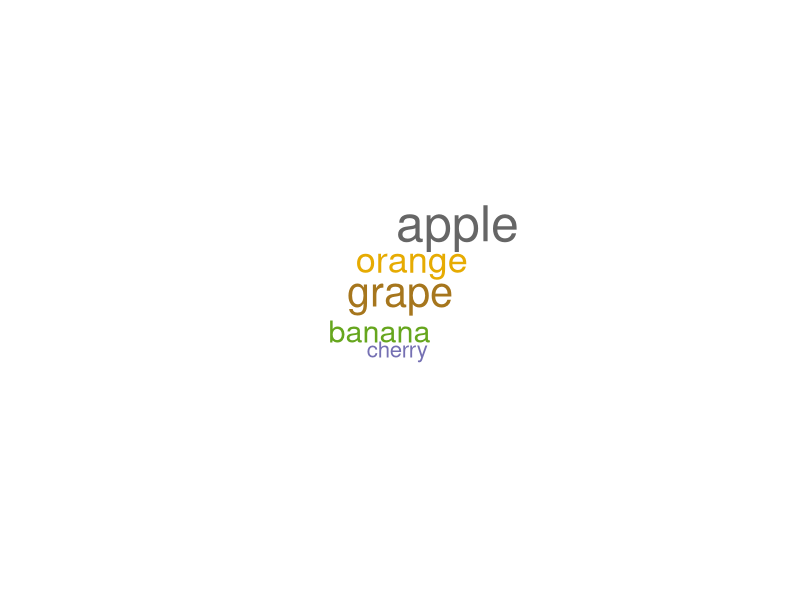

Recreate this plot in R. (Note: this script raises an error after producing the figure.)
# Load required libraries
library(wordcloud)

# Create the data frame
data <- data.frame(
  Word = c("Apple", "Orange", "Banana", "Grape", "Cherry"),
  Frequency = c(15, 10, 8, 12, 5)
)

# Convert data to a format suitable for wordcloud function
wordcloud_data <- rep(data$Word, times = data$Frequency)

# Create word cloud
wordcloud(words = wordcloud_data, min.freq = 5, scale = c(3, 0.5), colors = brewer.pal(8, "Dark2"))

# Sort data by Frequency and select top 5 words
top_words <- head(data[order(-data$Frequency), ], 5)

# Create bar plot
ggplot(top_words, aes(x = reorder(Word, Frequency), y = Frequency, fill = Word)) +
  geom_bar(stat = "identity") +
  labs(title = "Top 5 Most Frequent Words", x = "Word", y = "Frequency") +
  scale_fill_brewer(palette = "Set3") +
  theme_minimal() +
  theme(axis.text.x = element_text(angle = 45, hjust = 1))


data$percent <- data$Frequency / sum(data$Frequency) * 100

# Create pie chart with labels inside
ggplot(data, aes(x = "", y = Frequency, fill = Word, label = paste0(round(percent, 1), "%"))) +
  geom_bar(stat = "identity") +
  coord_polar("y", start = 0) +
  geom_text(size = 4, position = position_stack(vjust = 0.5)) +
  labs(title = "Pie Chart of Word Frequencies", fill = "Word") +
  theme_void()

# Create histogram of Frequency
ggplot(data, aes(x = Frequency, fill = Word)) +
  geom_histogram(binwidth = 1, alpha = 0.8, position = "identity") +
  labs(title = "Histogram of Frequency", x = "Frequency", y = "Count") +
  scale_fill_brewer(palette = "Set2") +
  theme_minimal()
